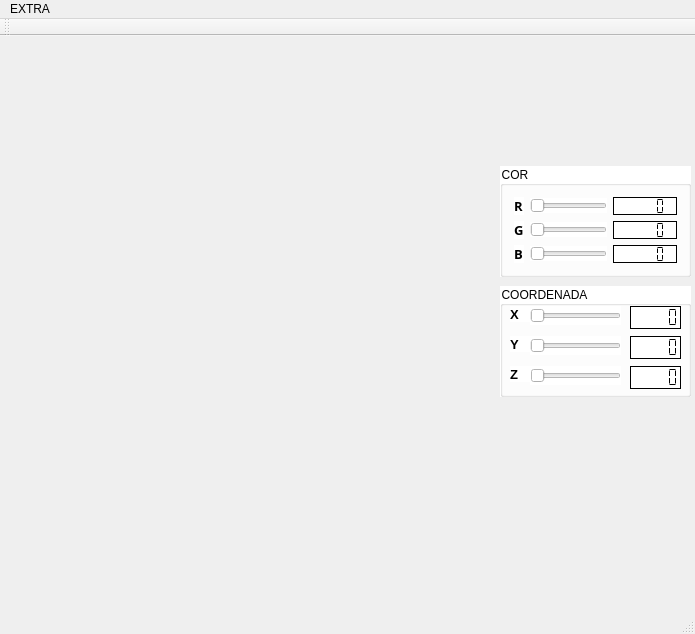
<?xml version="1.0" encoding="UTF-8"?>
<ui version="4.0">
 <class>MainWindow</class>
 <widget class="QMainWindow" name="MainWindow">
  <property name="geometry">
   <rect>
    <x>0</x>
    <y>0</y>
    <width>695</width>
    <height>634</height>
   </rect>
  </property>
  <property name="windowTitle">
   <string>MainWindow</string>
  </property>
  <widget class="QWidget" name="centralWidget">
   <widget class="QGroupBox" name="groupBox">
    <property name="geometry">
     <rect>
      <x>500</x>
      <y>130</y>
      <width>191</width>
      <height>111</height>
     </rect>
    </property>
    <property name="styleSheet">
     <string notr="true">background-color: rgb(255, 255, 255);</string>
    </property>
    <property name="title">
     <string>COR</string>
    </property>
    <layout class="QGridLayout" name="gridLayout">
     <property name="sizeConstraint">
      <enum>QLayout::SetDefaultConstraint</enum>
     </property>
     <item row="0" column="0">
      <widget class="QLabel" name="label">
       <property name="font">
        <font>
         <family>Arial Black</family>
         <pointsize>10</pointsize>
         <weight>75</weight>
         <bold>true</bold>
        </font>
       </property>
       <property name="text">
        <string>R</string>
       </property>
      </widget>
     </item>
     <item row="0" column="2">
      <widget class="QLCDNumber" name="lcdNumber">
       <property name="font">
        <font>
         <family>Arial Black</family>
         <pointsize>12</pointsize>
         <weight>75</weight>
         <bold>true</bold>
        </font>
       </property>
       <property name="cursor">
        <cursorShape>ArrowCursor</cursorShape>
       </property>
       <property name="layoutDirection">
        <enum>Qt::LeftToRight</enum>
       </property>
       <property name="autoFillBackground">
        <bool>false</bool>
       </property>
       <property name="frameShape">
        <enum>QFrame::Panel</enum>
       </property>
       <property name="frameShadow">
        <enum>QFrame::Plain</enum>
       </property>
       <property name="segmentStyle">
        <enum>QLCDNumber::Flat</enum>
       </property>
      </widget>
     </item>
     <item row="1" column="0">
      <widget class="QLabel" name="label_2">
       <property name="font">
        <font>
         <family>Arial Black</family>
         <pointsize>10</pointsize>
         <weight>75</weight>
         <bold>true</bold>
        </font>
       </property>
       <property name="text">
        <string>G</string>
       </property>
      </widget>
     </item>
     <item row="1" column="1">
      <widget class="QSlider" name="horizontalSlider_2">
       <property name="orientation">
        <enum>Qt::Horizontal</enum>
       </property>
      </widget>
     </item>
     <item row="2" column="0">
      <widget class="QLabel" name="label_3">
       <property name="font">
        <font>
         <family>Arial Black</family>
         <pointsize>10</pointsize>
         <weight>75</weight>
         <bold>true</bold>
        </font>
       </property>
       <property name="text">
        <string>B</string>
       </property>
      </widget>
     </item>
     <item row="2" column="1">
      <widget class="QSlider" name="horizontalSlider_3">
       <property name="orientation">
        <enum>Qt::Horizontal</enum>
       </property>
      </widget>
     </item>
     <item row="2" column="2">
      <widget class="QLCDNumber" name="lcdNumber_3">
       <property name="font">
        <font>
         <family>Arial Black</family>
         <pointsize>12</pointsize>
         <weight>75</weight>
         <bold>true</bold>
        </font>
       </property>
       <property name="cursor">
        <cursorShape>ArrowCursor</cursorShape>
       </property>
       <property name="layoutDirection">
        <enum>Qt::LeftToRight</enum>
       </property>
       <property name="autoFillBackground">
        <bool>false</bool>
       </property>
       <property name="frameShape">
        <enum>QFrame::Panel</enum>
       </property>
       <property name="frameShadow">
        <enum>QFrame::Plain</enum>
       </property>
       <property name="segmentStyle">
        <enum>QLCDNumber::Flat</enum>
       </property>
      </widget>
     </item>
     <item row="1" column="2">
      <widget class="QLCDNumber" name="lcdNumber_2">
       <property name="font">
        <font>
         <family>Arial Black</family>
         <pointsize>12</pointsize>
         <weight>75</weight>
         <bold>true</bold>
        </font>
       </property>
       <property name="cursor">
        <cursorShape>ArrowCursor</cursorShape>
       </property>
       <property name="layoutDirection">
        <enum>Qt::LeftToRight</enum>
       </property>
       <property name="autoFillBackground">
        <bool>false</bool>
       </property>
       <property name="frameShape">
        <enum>QFrame::Panel</enum>
       </property>
       <property name="frameShadow">
        <enum>QFrame::Plain</enum>
       </property>
       <property name="segmentStyle">
        <enum>QLCDNumber::Flat</enum>
       </property>
      </widget>
     </item>
     <item row="0" column="1">
      <widget class="QSlider" name="horizontalSlider">
       <property name="orientation">
        <enum>Qt::Horizontal</enum>
       </property>
      </widget>
     </item>
    </layout>
   </widget>
   <widget class="QGroupBox" name="groupBox_2">
    <property name="geometry">
     <rect>
      <x>500</x>
      <y>250</y>
      <width>191</width>
      <height>111</height>
     </rect>
    </property>
    <property name="styleSheet">
     <string notr="true">background-color: rgb(255, 255, 255);</string>
    </property>
    <property name="title">
     <string>COORDENADA</string>
    </property>
    <widget class="QLCDNumber" name="lcdNumber_6">
     <property name="geometry">
      <rect>
       <x>130</x>
       <y>80</y>
       <width>51</width>
       <height>23</height>
      </rect>
     </property>
     <property name="frameShadow">
      <enum>QFrame::Plain</enum>
     </property>
     <property name="segmentStyle">
      <enum>QLCDNumber::Flat</enum>
     </property>
    </widget>
    <widget class="QLabel" name="label_5">
     <property name="geometry">
      <rect>
       <x>10</x>
       <y>50</y>
       <width>21</width>
       <height>16</height>
      </rect>
     </property>
     <property name="font">
      <font>
       <pointsize>10</pointsize>
       <weight>75</weight>
       <bold>true</bold>
      </font>
     </property>
     <property name="text">
      <string>Y</string>
     </property>
    </widget>
    <widget class="QSlider" name="horizontalSlider_6">
     <property name="geometry">
      <rect>
       <x>30</x>
       <y>80</y>
       <width>91</width>
       <height>19</height>
      </rect>
     </property>
     <property name="orientation">
      <enum>Qt::Horizontal</enum>
     </property>
    </widget>
    <widget class="QLabel" name="label_4">
     <property name="geometry">
      <rect>
       <x>10</x>
       <y>20</y>
       <width>21</width>
       <height>16</height>
      </rect>
     </property>
     <property name="font">
      <font>
       <pointsize>10</pointsize>
       <weight>75</weight>
       <bold>true</bold>
      </font>
     </property>
     <property name="text">
      <string>X</string>
     </property>
    </widget>
    <widget class="QSlider" name="horizontalSlider_5">
     <property name="geometry">
      <rect>
       <x>30</x>
       <y>50</y>
       <width>91</width>
       <height>19</height>
      </rect>
     </property>
     <property name="orientation">
      <enum>Qt::Horizontal</enum>
     </property>
    </widget>
    <widget class="QSlider" name="horizontalSlider_4">
     <property name="geometry">
      <rect>
       <x>30</x>
       <y>20</y>
       <width>91</width>
       <height>19</height>
      </rect>
     </property>
     <property name="orientation">
      <enum>Qt::Horizontal</enum>
     </property>
    </widget>
    <widget class="QLCDNumber" name="lcdNumber_4">
     <property name="geometry">
      <rect>
       <x>130</x>
       <y>20</y>
       <width>51</width>
       <height>23</height>
      </rect>
     </property>
     <property name="frameShadow">
      <enum>QFrame::Plain</enum>
     </property>
     <property name="segmentStyle">
      <enum>QLCDNumber::Flat</enum>
     </property>
    </widget>
    <widget class="QLabel" name="label_6">
     <property name="geometry">
      <rect>
       <x>10</x>
       <y>80</y>
       <width>21</width>
       <height>16</height>
      </rect>
     </property>
     <property name="font">
      <font>
       <pointsize>10</pointsize>
       <weight>75</weight>
       <bold>true</bold>
      </font>
     </property>
     <property name="text">
      <string>Z</string>
     </property>
    </widget>
    <widget class="QLCDNumber" name="lcdNumber_5">
     <property name="geometry">
      <rect>
       <x>130</x>
       <y>50</y>
       <width>51</width>
       <height>23</height>
      </rect>
     </property>
     <property name="frameShadow">
      <enum>QFrame::Plain</enum>
     </property>
     <property name="segmentStyle">
      <enum>QLCDNumber::Flat</enum>
     </property>
    </widget>
   </widget>
  </widget>
  <widget class="QMenuBar" name="menuBar">
   <property name="geometry">
    <rect>
     <x>0</x>
     <y>0</y>
     <width>695</width>
     <height>21</height>
    </rect>
   </property>
   <widget class="QMenu" name="menuEXTRA">
    <property name="title">
     <string>EXTRA</string>
    </property>
    <addaction name="separator"/>
   </widget>
   <addaction name="menuEXTRA"/>
  </widget>
  <widget class="QToolBar" name="mainToolBar">
   <attribute name="toolBarArea">
    <enum>TopToolBarArea</enum>
   </attribute>
   <attribute name="toolBarBreak">
    <bool>false</bool>
   </attribute>
  </widget>
  <widget class="QStatusBar" name="statusBar"/>
 </widget>
 <layoutdefault spacing="6" margin="11"/>
 <resources/>
 <connections/>
</ui>
